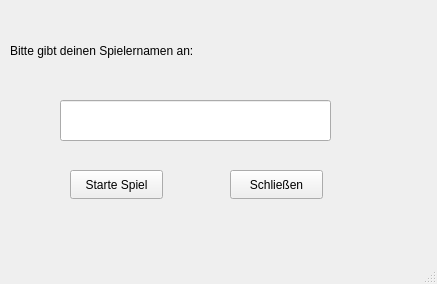
<?xml version="1.0" encoding="UTF-8"?>
<ui version="4.0">
 <class>StartWindow</class>
 <widget class="QMainWindow" name="StartWindow">
  <property name="geometry">
   <rect>
    <x>0</x>
    <y>0</y>
    <width>437</width>
    <height>284</height>
   </rect>
  </property>
  <property name="windowTitle">
   <string>MainWindow</string>
  </property>
  <widget class="QWidget" name="centralwidget">
   <widget class="QLabel" name="label">
    <property name="geometry">
     <rect>
      <x>10</x>
      <y>20</y>
      <width>281</width>
      <height>61</height>
     </rect>
    </property>
    <property name="text">
     <string>Bitte gibt deinen Spielernamen an:</string>
    </property>
   </widget>
   <widget class="QPushButton" name="startBtn">
    <property name="geometry">
     <rect>
      <x>70</x>
      <y>170</y>
      <width>93</width>
      <height>29</height>
     </rect>
    </property>
    <property name="text">
     <string>Starte Spiel</string>
    </property>
   </widget>
   <widget class="QPushButton" name="endBtn">
    <property name="geometry">
     <rect>
      <x>230</x>
      <y>170</y>
      <width>93</width>
      <height>29</height>
     </rect>
    </property>
    <property name="text">
     <string>Schließen</string>
    </property>
   </widget>
   <widget class="QLineEdit" name="name">
    <property name="geometry">
     <rect>
      <x>60</x>
      <y>100</y>
      <width>271</width>
      <height>41</height>
     </rect>
    </property>
   </widget>
  </widget>
  <widget class="QMenuBar" name="menubar">
   <property name="geometry">
    <rect>
     <x>0</x>
     <y>0</y>
     <width>437</width>
     <height>26</height>
    </rect>
   </property>
  </widget>
  <widget class="QStatusBar" name="statusbar"/>
 </widget>
 <resources/>
 <connections/>
</ui>
